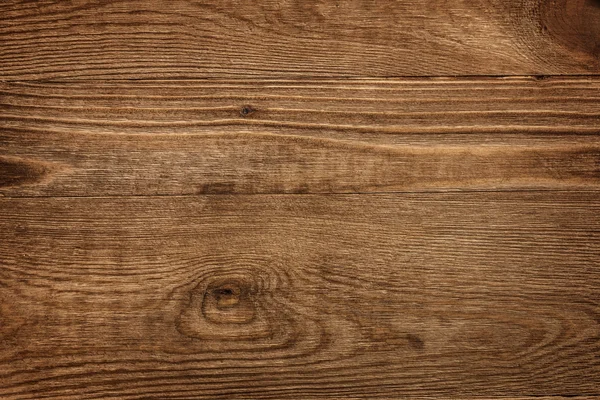
#> input picture Computação Gráfica e PDI/opencvProjeto/aa.jpg, 600 x 400 px
$ python 'trianguloText2FPS .py'
#> lines starting #> are read from the running program, lines starting #| are printed output that depends on the picture; after the words box and inside, x2 and y2 are one past the last pixel; in counts of white or black regions, pixels touching at a corner belong together
import cv2
import numpy as np
import time

# Função para desenhar um triângulo texturizado
def draw_textured_triangle(img, center, size, texture, angle):
    height, width, _ = img.shape
    half_size = size // 2
    points = np.array([[center[0], center[1] - half_size],
                       [center[0] - half_size, center[1] + half_size],
                       [center[0] + half_size, center[1] + half_size]], np.int32)
    points = points.reshape((-1, 1, 2))

    # Criar uma máscara para o triângulo
    mask = np.zeros((height, width), np.uint8)
    cv2.fillPoly(mask, [points], 255)

    # Redimensionar a textura para as dimensões do triângulo
    resized_texture = cv2.resize(texture, (width, height))

    # Criar uma imagem preta para o triângulo texturizado
    textured_triangle = np.zeros_like(img)

    # Aplicar a textura usando a máscara
    textured_triangle[mask > 0] = resized_texture[mask > 0]

    # Aplica a transformação de rotação na imagem
    M = cv2.getRotationMatrix2D(center, angle, 1)
    rotated_textured_triangle = cv2.warpAffine(textured_triangle, M, (width, height))

    return rotated_textured_triangle

# Carregar uma textura (substitua 'sua_textura.jpg' pelo caminho da sua própria textura)
texture = cv2.imread('aa.jpg')
#> texture is the input picture: shape (400, 600, 3); mean B, G, R 56.1, 89.8, 131.3

# Cria uma lista de 2 imagens para cada triângulo texturizado
textured_triangles = [np.zeros((100, 100, 3), np.uint8) for _ in range(2)]

center = (50, 50)
size = 60

# Loop para girar os triângulos continuamente e medir o FPS
start_time = time.time()
frame_count = 0

while True:
    # Calcula o ângulo de rotação com base no tempo
    elapsed_time = time.time() - start_time
    if elapsed_time == 0:
        fps = 0
    else:
        angle = elapsed_time * 50  # Ajuste o fator de rotação conforme necessário

        # Desenha e rotaciona os 2 triângulos texturizados
        rotated_textured_triangles = [draw_textured_triangle(img.copy(), center, size, texture, angle) for img in textured_triangles]
#> in draw_textured_triangle, `cv2.fillPoly(mask, [points], 255)`:
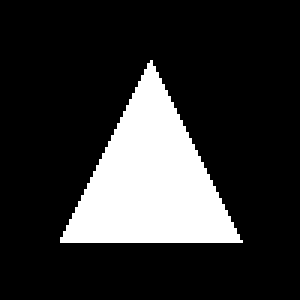
#> mask: shape (100, 100) (shown 3 times larger); 18.9% white; 1 white region, box (x1, y1, x2, y2) and area: (20, 20, 81, 81) 1891
#> in draw_textured_triangle, `resized_texture = cv2.resize(texture, (width, height))`:
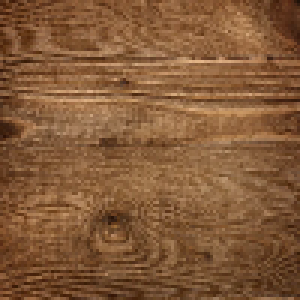
#> resized_texture: shape (100, 100, 3) (shown 3 times larger); mean B, G, R 56.2, 89.9, 131.4
#> in draw_textured_triangle, `textured_triangle[mask > 0] = resized_texture[mask > 0]`:
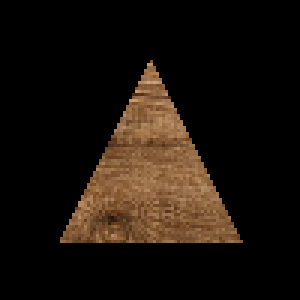
#> textured_triangle: shape (100, 100, 3) (shown 3 times larger); mean B, G, R 11.5, 18.4, 26.1
#> rotated_textured_triangles = 2 items

        # Combina as imagens horizontalmente
        combined_img = np.hstack(rotated_textured_triangles)
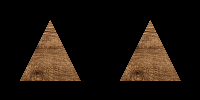
#> combined_img: shape (100, 200, 3); mean of channels 0, 1, 2 11.5, 18.4, 26.1; drawn as B, G, R

        # Exibe o FPS nas imagens
        fps = frame_count / elapsed_time
        cv2.putText(combined_img, f"FPS: {fps:.2f}", (10, 30), cv2.FONT_HERSHEY_SIMPLEX, 0.5, (0, 0, 255), 1)
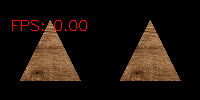
#> combined_img: shape (100, 200, 3); 0.84% of pixels changed, all inside (x1, y1, x2, y2) = (12, 20, 87, 31); drawn as B, G, R

        # Exibe a imagem na janela
        cv2.imshow('Textured Rotating Triangles', combined_img)

    # Atualiza o contador de frames
    frame_count += 1

    # Verifica se a tecla 'q' foi pressionada para sair do loop
    if cv2.waitKey(1) & 0xFF == ord('q'):
#> (key q is pressed here)
        break

# Fecha a janela
cv2.destroyAllWindows()
